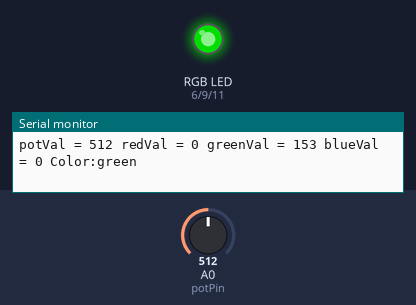
A sketch run on a simulated Arduino Uno, built with avr-gcc and run on an emulated ATmega328P. Shown: an RGB LED mixed from three pins (HIGH = lit), the last lines printed to the serial monitor. The test bench sets the inputs (shaded band); at power-on: A0 (potPin) = 512. Dim RGB values are drawn brighter than linear.

Above: at 1.2 s.
1.3 s: A0 (potPin) set to 594
At 1.8 s:
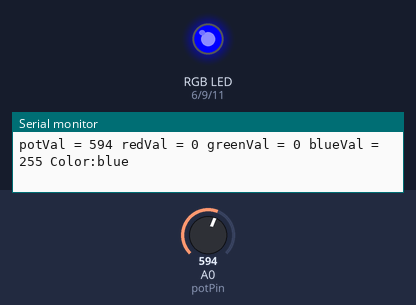
2.8 s: A0 (potPin) set to 428
At 3.3 s:
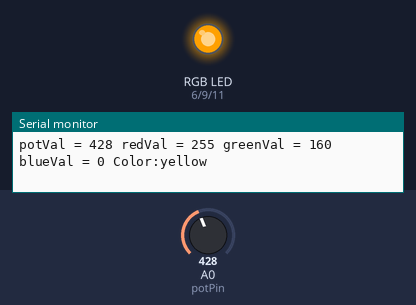
4.4 s: A0 (potPin) set to 282
At 5.7 s:
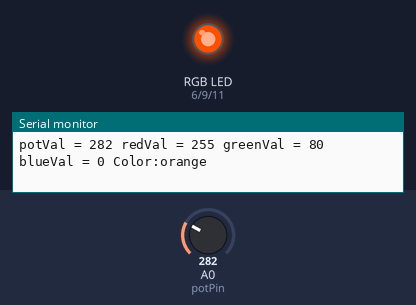
6.0 s: A0 (potPin) set to 136
At 7.2 s:
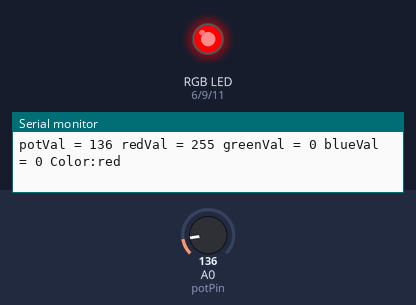
7.5 s: A0 (potPin) set to 886
At 8.0 s:
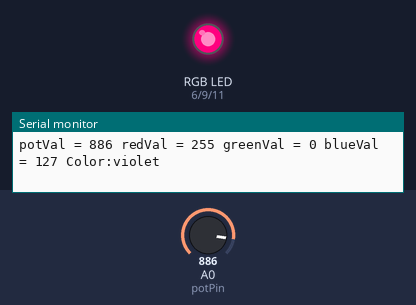
9.0 s: A0 (potPin) set to 866
At 10.3 s:
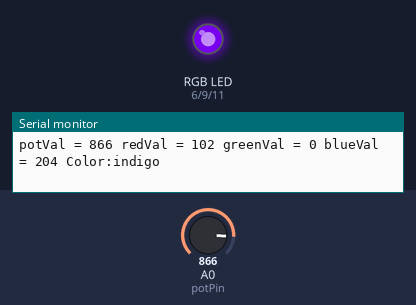
Timing chart, 0 to 11.6 s (numbered marks = the images above; inputs shaded):
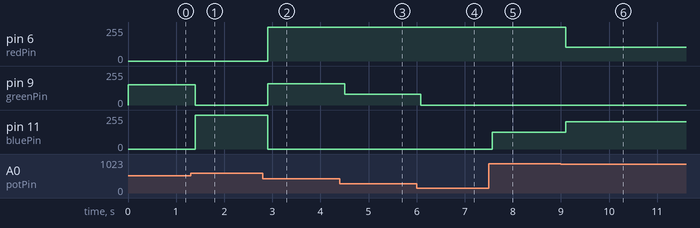

The sketch:

Arduino_lab_2.2_pt_2_pot_to_RGB.ino
```cpp
int potPin = A0;
int redPin = 6;
int greenPin = 9;
int bluePin = 11;
int potVal;
int redVal;
int greenVal;
int blueVal;
String colorName;

void setup() {
  Serial.begin(9600);
}

void loop() {
  potVal = analogRead(potPin);

  rgbConvert();
  Serial.print ("potVal = ");
  Serial.print (potVal);
  Serial.print (" redVal = ");
  Serial.print(redVal);
  Serial.print (" greenVal = ");
  Serial.print(greenVal);
  Serial.print (" blueVal = ");
  Serial.print(blueVal);
  Serial.print(" Color:");
  Serial.println(colorName);
  analogWrite(redPin, redVal);
  analogWrite(greenPin, greenVal);
  analogWrite(bluePin, blueVal);

}

void rgbConvert(){

  //red
  if (potVal < 146){
    redVal = 255;
    greenVal = 0;
    blueVal = 0;
    colorName = "red";
  }

  //orange
  else if (potVal >= 146 && potVal < 292){
    redVal = 255;
    greenVal = 80;
    blueVal = 0;
    colorName = "orange";
  }

  //yellow
  else if (potVal >= 292 && potVal < 438){
    redVal = 255;
    greenVal = 160;
    blueVal = 0;
    colorName = "yellow";
  }

  //green
  else if (potVal >= 438 && potVal < 584){
    redVal = 0;
    greenVal = 153;
    blueVal = 0;
    colorName = "green";
  }

  //blue
  else if (potVal >= 584 && potVal < 730){
    redVal = 0;
    greenVal = 0;
    blueVal = 255;
    colorName = "blue";
  }

  //indigo
  else if (potVal >= 730 && potVal < 876){
    redVal = 102;
    greenVal = 0;
    blueVal = 204;
    colorName = "indigo";
  }

  //violet
  else {
    redVal = 255;
    greenVal = 0;
    blueVal = 127;
    colorName = "violet";
  }
}
```

Measured:
- after the input at 1.3 s, pin 9 (greenPin): 153/255 → 0/255 after 0.10 s; pin 11 (bluePin): 0/255 → 255/255 after 0.10 s
- after the input at 2.8 s, pin 6 (redPin): 0/255 → 255/255 after 0.11 s; pin 9 (greenPin): 0/255 → 160/255 after 0.11 s; pin 11 (bluePin): 255/255 → 0/255 after 0.11 s
- after the input at 4.4 s, pin 9 (greenPin): 160/255 → 80/255 after 0.11 s
- after the input at 6.0 s, pin 9 (greenPin): 80/255 → 0/255 after 0.08 s
- after the input at 7.5 s, pin 11 (bluePin): 0/255 → 127/255 after 0.07 s
- after the input at 9.0 s, pin 6 (redPin): 255/255 → 102/255 after 0.10 s; pin 11 (bluePin): 127/255 → 204/255 after 0.10 s
